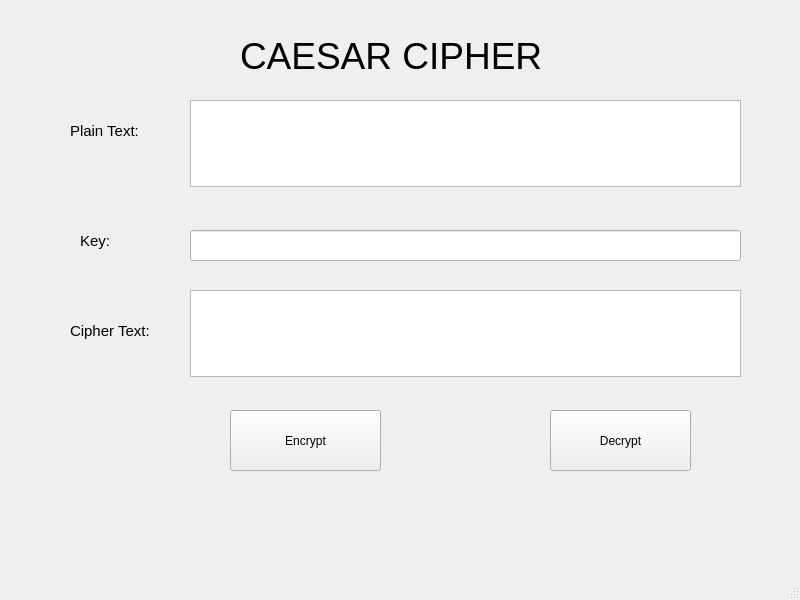
<?xml version="1.0" encoding="UTF-8"?>
<ui version="4.0">
 <class>MainWindow</class>
 <widget class="QMainWindow" name="MainWindow">
  <property name="geometry">
   <rect>
    <x>0</x>
    <y>0</y>
    <width>800</width>
    <height>600</height>
   </rect>
  </property>
  <property name="windowTitle">
   <string>MainWindow</string>
  </property>
  <widget class="QWidget" name="centralwidget">
   <widget class="QLabel" name="label">
    <property name="geometry">
     <rect>
      <x>240</x>
      <y>20</y>
      <width>361</width>
      <height>71</height>
     </rect>
    </property>
    <property name="font">
     <font>
      <pointsize>28</pointsize>
     </font>
    </property>
    <property name="text">
     <string>CAESAR CIPHER</string>
    </property>
   </widget>
   <widget class="QLabel" name="label_2">
    <property name="geometry">
     <rect>
      <x>70</x>
      <y>120</y>
      <width>101</width>
      <height>21</height>
     </rect>
    </property>
    <property name="font">
     <font>
      <pointsize>11</pointsize>
     </font>
    </property>
    <property name="text">
     <string>Plain Text:</string>
    </property>
   </widget>
   <widget class="QTextEdit" name="textEdit">
    <property name="geometry">
     <rect>
      <x>190</x>
      <y>100</y>
      <width>551</width>
      <height>87</height>
     </rect>
    </property>
   </widget>
   <widget class="QLineEdit" name="lineEdit">
    <property name="geometry">
     <rect>
      <x>190</x>
      <y>230</y>
      <width>551</width>
      <height>31</height>
     </rect>
    </property>
   </widget>
   <widget class="QTextEdit" name="textEdit_2">
    <property name="geometry">
     <rect>
      <x>190</x>
      <y>290</y>
      <width>551</width>
      <height>87</height>
     </rect>
    </property>
   </widget>
   <widget class="QLabel" name="label_3">
    <property name="geometry">
     <rect>
      <x>80</x>
      <y>230</y>
      <width>55</width>
      <height>21</height>
     </rect>
    </property>
    <property name="font">
     <font>
      <pointsize>11</pointsize>
     </font>
    </property>
    <property name="text">
     <string>Key:</string>
    </property>
   </widget>
   <widget class="QLabel" name="label_4">
    <property name="geometry">
     <rect>
      <x>70</x>
      <y>320</y>
      <width>101</width>
      <height>21</height>
     </rect>
    </property>
    <property name="font">
     <font>
      <pointsize>11</pointsize>
     </font>
    </property>
    <property name="text">
     <string>Cipher Text:</string>
    </property>
   </widget>
   <widget class="QPushButton" name="pushButton">
    <property name="geometry">
     <rect>
      <x>230</x>
      <y>410</y>
      <width>151</width>
      <height>61</height>
     </rect>
    </property>
    <property name="text">
     <string>Encrypt</string>
    </property>
   </widget>
   <widget class="QPushButton" name="pushButton_2">
    <property name="geometry">
     <rect>
      <x>550</x>
      <y>410</y>
      <width>141</width>
      <height>61</height>
     </rect>
    </property>
    <property name="text">
     <string>Decrypt</string>
    </property>
   </widget>
  </widget>
  <widget class="QMenuBar" name="menubar">
   <property name="geometry">
    <rect>
     <x>0</x>
     <y>0</y>
     <width>800</width>
     <height>26</height>
    </rect>
   </property>
  </widget>
  <widget class="QStatusBar" name="statusbar"/>
 </widget>
 <resources/>
 <connections/>
</ui>
